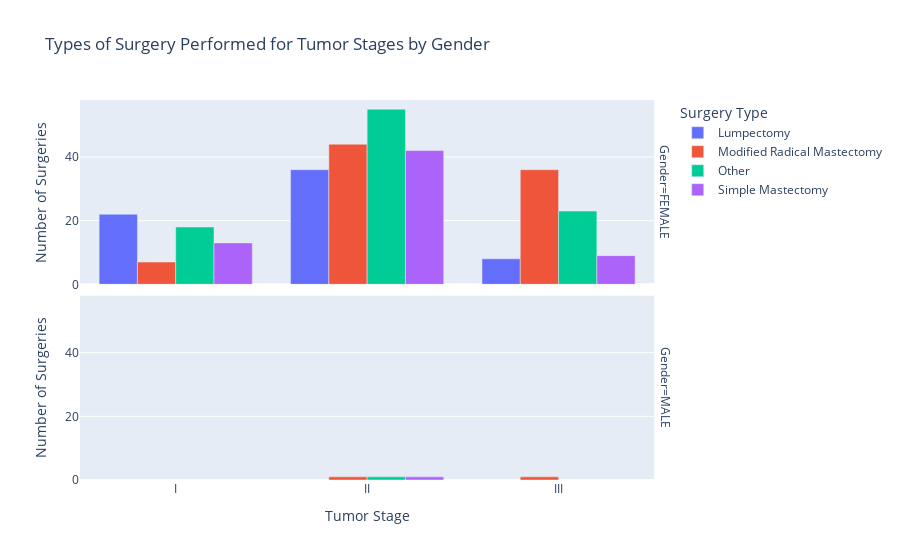

The cell this chart's notebook holds for it:
### Code cell
surgery_gender_stage_counts = breast_cancer_df.groupby(['Gender', 'Tumour_Stage', 'Surgery_type']).size().reset_index(name='Count')

fig5 = px.bar(surgery_gender_stage_counts, x='Tumour_Stage', y='Count', color='Surgery_type', facet_row='Gender', title='Types of Surgery Performed for Tumor Stages by Gender', labels={'Tumour_Stage': 'Tumor Stage', 'Count': 'Number of Surgeries', 'Surgery_type': 'Surgery Type'}, barmode='group')
fig5.show()

### Figure 1 — Plotly figure (JSON) as saved in the notebook; plotly's stock layout.template omitted (floating-point values rounded to 4 significant figures)
{"data": [{"alignmentgroup": "True", "hovertemplate": "Surgery Type=Lumpectomy<br>Gender=FEMALE<br>Tumor Stage=%{x}<br>Number of Surgeries=%{y}<extra></extra>", "legendgroup": "Lumpectomy", "marker": {"color": "#636efa", "pattern": {"shape": ""}}, "name": "Lumpectomy", "offsetgroup": "Lumpectomy", "orientation": "v", "showlegend": true, "textposition": "auto", "type": "bar", "x": ["I", "II", "III"], "xaxis": "x2", "y": [22, 36, 8], "yaxis": "y2"}, {"alignmentgroup": "True", "hovertemplate": "Surgery Type=Modified Radical Mastectomy<br>Gender=FEMALE<br>Tumor Stage=%{x}<br>Number of Surgeries=%{y}<extra></extra>", "legendgroup": "Modified Radical Mastectomy", "marker": {"color": "#EF553B", "pattern": {"shape": ""}}, "name": "Modified Radical Mastectomy", "offsetgroup": "Modified Radical Mastectomy", "orientation": "v", "showlegend": true, "textposition": "auto", "type": "bar", "x": ["I", "II", "III"], "xaxis": "x2", "y": [7, 44, 36], "yaxis": "y2"}, {"alignmentgroup": "True", "hovertemplate": "Surgery Type=Modified Radical Mastectomy<br>Gender=MALE<br>Tumor Stage=%{x}<br>Number of Surgeries=%{y}<extra></extra>", "legendgroup": "Modified Radical Mastectomy", "marker": {"color": "#EF553B", "pattern": {"shape": ""}}, "name": "Modified Radical Mastectomy", "offsetgroup": "Modified Radical Mastectomy", "orientation": "v", "showlegend": false, "textposition": "auto", "type": "bar", "x": ["II", "III"], "xaxis": "x", "y": [1, 1], "yaxis": "y"}, {"alignmentgroup": "True", "hovertemplate": "Surgery Type=Other<br>Gender=FEMALE<br>Tumor Stage=%{x}<br>Number of Surgeries=%{y}<extra></extra>", "legendgroup": "Other", "marker": {"color": "#00cc96", "pattern": {"shape": ""}}, "name": "Other", "offsetgroup": "Other", "orientation": "v", "showlegend": true, "textposition": "auto", "type": "bar", "x": ["I", "II", "III"], "xaxis": "x2", "y": [18, 55, 23], "yaxis": "y2"}, {"alignmentgroup": "True", "hovertemplate": "Surgery Type=Other<br>Gender=MALE<br>Tumor Stage=%{x}<br>Number of Surgeries=%{y}<extra></extra>", "legendgroup": "Other", "marker": {"color": "#00cc96", "pattern": {"shape": ""}}, "name": "Other", "offsetgroup": "Other", "orientation": "v", "showlegend": false, "textposition": "auto", "type": "bar", "x": ["II"], "xaxis": "x", "y": [1], "yaxis": "y"}, {"alignmentgroup": "True", "hovertemplate": "Surgery Type=Simple Mastectomy<br>Gender=FEMALE<br>Tumor Stage=%{x}<br>Number of Surgeries=%{y}<extra></extra>", "legendgroup": "Simple Mastectomy", "marker": {"color": "#ab63fa", "pattern": {"shape": ""}}, "name": "Simple Mastectomy", "offsetgroup": "Simple Mastectomy", "orientation": "v", "showlegend": true, "textposition": "auto", "type": "bar", "x": ["I", "II", "III"], "xaxis": "x2", "y": [13, 42, 9], "yaxis": "y2"}, {"alignmentgroup": "True", "hovertemplate": "Surgery Type=Simple Mastectomy<br>Gender=MALE<br>Tumor Stage=%{x}<br>Number of Surgeries=%{y}<extra></extra>", "legendgroup": "Simple Mastectomy", "marker": {"color": "#ab63fa", "pattern": {"shape": ""}}, "name": "Simple Mastectomy", "offsetgroup": "Simple Mastectomy", "orientation": "v", "showlegend": false, "textposition": "auto", "type": "bar", "x": ["II"], "xaxis": "x", "y": [1], "yaxis": "y"}], "layout": {"annotations": [{"font": {}, "showarrow": false, "text": "Gender=MALE", "textangle": 90, "x": 0.98, "xanchor": "left", "xref": "paper", "y": 0.2425, "yanchor": "middle", "yref": "paper"}, {"font": {}, "showarrow": false, "text": "Gender=FEMALE", "textangle": 90, "x": 0.98, "xanchor": "left", "xref": "paper", "y": 0.7575, "yanchor": "middle", "yref": "paper"}], "barmode": "group", "legend": {"title": {"text": "Surgery Type"}, "tracegroupgap": 0}, "title": {"text": "Types of Surgery Performed for Tumor Stages by Gender"}, "xaxis": {"anchor": "y", "domain": [0, 0.98], "title": {"text": "Tumor Stage"}}, "xaxis2": {"anchor": "y2", "domain": [0, 0.98], "matches": "x", "showticklabels": false}, "yaxis": {"anchor": "x", "domain": [0, 0.485], "title": {"text": "Number of Surgeries"}}, "yaxis2": {"anchor": "x2", "domain": [0.515, 1], "matches": "y", "title": {"text": "Number of Surgeries"}}}}
